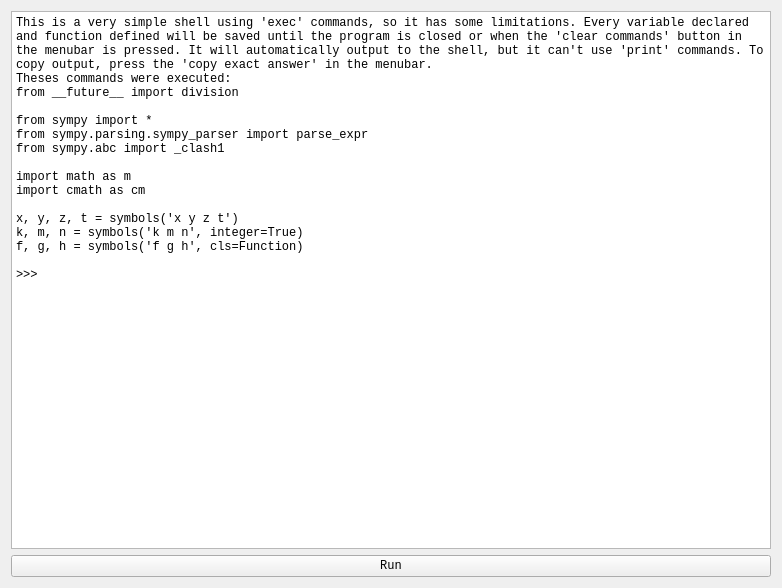
<?xml version="1.0" encoding="UTF-8"?>
<ui version="4.0">
 <class>Form</class>
 <widget class="QWidget" name="Form">
  <property name="geometry">
   <rect>
    <x>0</x>
    <y>0</y>
    <width>782</width>
    <height>588</height>
   </rect>
  </property>
  <property name="font">
   <font>
    <family>Courier New</family>
   </font>
  </property>
  <property name="windowTitle">
   <string>Form</string>
  </property>
  <layout class="QGridLayout" name="gridLayout_2">
   <item row="0" column="0">
    <widget class="QPlainTextEdit" name="consoleIn">
     <property name="toolTip">
      <string>Console</string>
     </property>
     <property name="plainText">
      <string>This is a very simple shell using 'exec' commands, so it has some limitations. Every variable declared and function defined will be saved until the program is closed or when the 'clear commands' button in the menubar is pressed. It will automatically output to the shell, but it can't use 'print' commands. To copy output, press the 'copy exact answer' in the menubar.
Theses commands were executed:
from __future__ import division

from sympy import *
from sympy.parsing.sympy_parser import parse_expr
from sympy.abc import _clash1

import math as m
import cmath as cm

x, y, z, t = symbols('x y z t')
k, m, n = symbols('k m n', integer=True)
f, g, h = symbols('f g h', cls=Function)

&gt;&gt;&gt; </string>
     </property>
     <property name="tabStopWidth">
      <number>40</number>
     </property>
    </widget>
   </item>
   <item row="1" column="0">
    <widget class="QPushButton" name="ShellRun">
     <property name="text">
      <string>Run</string>
     </property>
    </widget>
   </item>
  </layout>
 </widget>
 <resources/>
 <connections/>
</ui>
